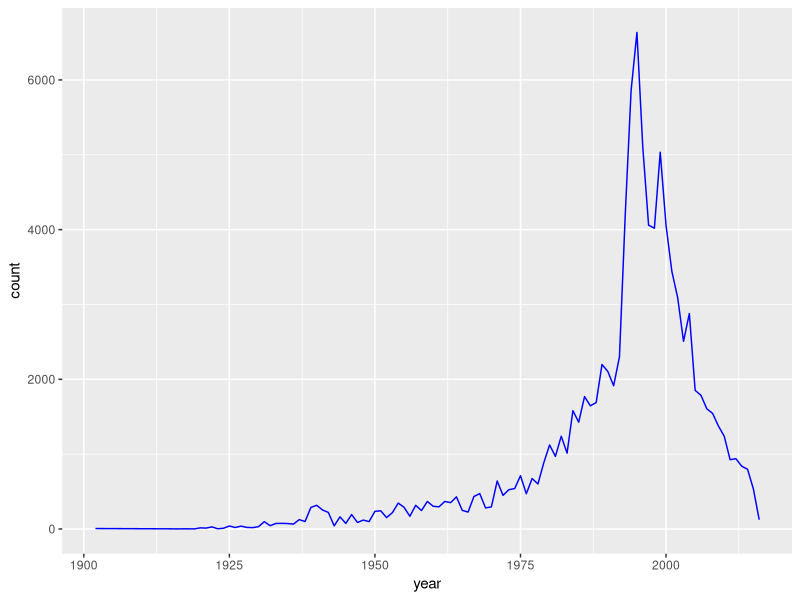
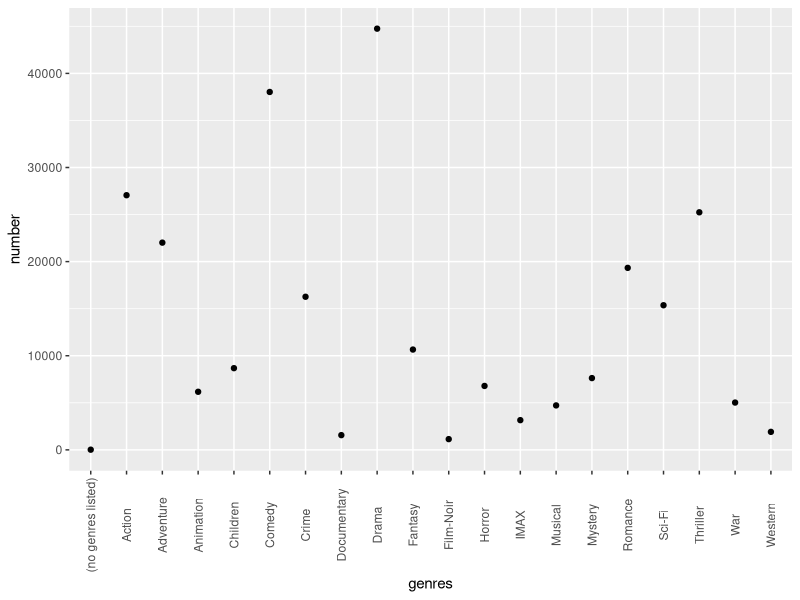
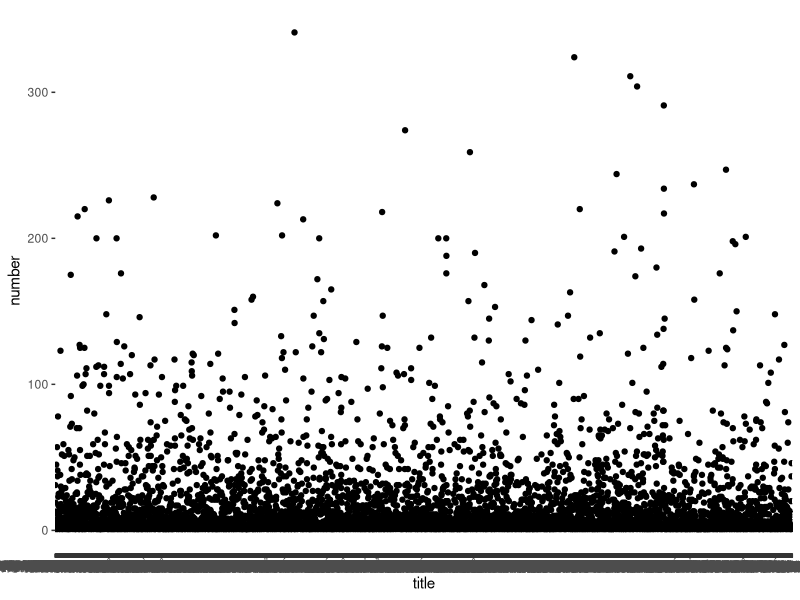

Source code (R) for these figures, in order: (Note: this script raises an error after producing the figures.)
# Project on Predicting Movie Ratings
# Author: Sahibzada Ali Mahmud


#Install Required Packages if Necessary
if(!require(tidyverse)) install.packages("tidyverse", repos = "http://cran.us.r-project.org")
if(!require(caret)) install.packages("caret", repos = "http://cran.us.r-project.org")
if(!require(dslabs)) install.packages("dslabs", repos = "http://cran.us.r-project.org")
if(!require(randomForest)) install.packages("randomForest", repos = "http://cran.us.r-project.org")


#Load Required Libraries
library(dslabs)
library(tidyverse)
library(caret)
library(randomForest)

data("movielens")

# 2. Observing Data

#Check the Structure of movielens
str(movielens)

#Check the first 10 Observations
head(movielens, n=10)


# 3. Exploratory Data Analysis

#Check the distribution of Movie Ratings
summary(movielens$rating)

#Check the Number of Rows and Columns in the Dataset                      
paste('The movielens dataset has',nrow(movielens),'rows and',ncol(movielens),'columns.')

#Check Number of Distinct User and Distinct Movies
movielens %>% summarize(n_users = n_distinct(userId), n_movies = n_distinct(movieId))


#Check Number of Movies per Year
movies_per_year <- movielens %>% na.omit() %>% select(movieId, year) %>% group_by(year) %>% summarise(count = n())
print(movies_per_year) 

#Plot Number of Movies per Year
movies_per_year %>% ggplot(aes(x = year, y = count)) + geom_line(color="blue")

#Checking popular genre
genres_df <- movielens %>% separate_rows(genres, sep = "\\|") %>% group_by(genres) %>% summarise(number = n())# %>% arrange(desc(number))

#Plotting Popular genre
genres_df %>% ggplot(aes(x = genres, y = number)) + geom_point() + theme(axis.text.x = element_text(angle = 90, vjust = 0.5)) 

#Plotting Ratings per movie
ratings_per_movie <- movielens %>% group_by(title) %>% summarise(number = n())

ratings_per_movie %>% ggplot(aes(x = title, y = number)) + geom_point()


# 4. Separating training and validation data

#Create a Training Data Partition
test_index <- createDataPartition(y = movielens$rating, times = 1, p = 0.1, list = FALSE)
edx <- movielens[-test_index,]
temp <- movielens[test_index,]

#Creating the Validation data set
validation <- temp %>%  semi_join(edx, by = "movieId") %>% semi_join(edx, by = "userId")

# Add rows removed from validation set back into edx set
removed <- anti_join(temp, validation)
edx <- rbind(edx, removed)

# 5.Using Random Forest Method for Prediction

#Setting Seed for Reproducibility of Results
set.seed(20)

#Using the random forest method for training the model
trained_rf1 <- randomForest(rating~userId + movieId, data = edx)

#View the training results.
print(trained_rf1) 

#Make Predictions using the trained model
predict_rf1 <- predict(trained_rf1, validation, type = "response")

#View the Prediction results.
print(predict_rf1) 

# 6. Caculating Accuracy of Random Forest Method through RMSE

#An RMSE Function
RMSE <- function(true_ratings, predicted_ratings){
  sqrt(mean((true_ratings - predicted_ratings)^2))
}

#Calculating the Error through RMSE
RMSE(validation, predict_rf1)

# 7. Evaluaing Model Performance of Random Forest
#Using repeated 10 folds cross validation
ctrl <- trainControl(method = "repeatedcv", number = 10, repeats = 10)

#Set up tuning grid for random forest
grid_rf <- expand.grid(.mtry = c(2, 4, 8, 16))

set.seed(20)
#Using Kappa metric to select the best model
m_rf <- train(rating~movieId + userId, data = edx, method = "rf", metric = "Kappa", trControl = ctrl, tuneGrid = grid_rf)

#Set up tuning grid for C5.0 Boosted Tree
grid_c50 <- expand.grid(.model = "tree", ,trials = c(10, 20, 30, 40), .winnow = "FALSE")

set.seed(20)
#Using the Kappa metric again
m_c50 <- train(rating~movieId + userId, data = edx, method = "C5.0", metric = "Kappa", trControl = ctrl, tuneGrid = grid_c50)

#For Comparison, the Random Forest model results are:
m_rf

#The results of boosted C5.0 model are:
m_c50
